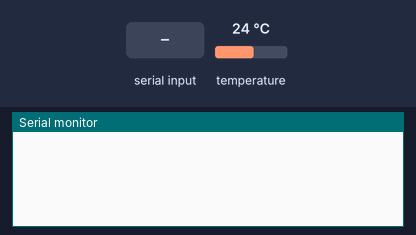
This sketch was run on a simulated Arduino Uno, built with avr-gcc and run on an emulated ATmega328P. Parts: the last lines printed to the serial monitor. Inputs (shaded band) come from the test bench; at power-on: temperature 24 °C.

Above: at 1.2 s.
1.3 s: "30,150\n" received over Serial
At 2.8 s:
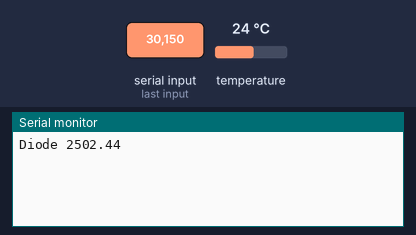
3.4 s: "2\n" received over Serial
At 5.1 s:
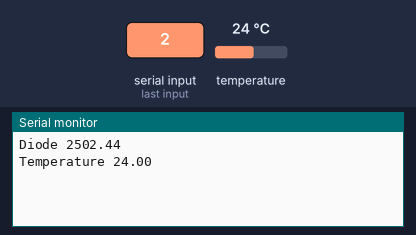

Measured:
- after the input at 1.3 s, the serial monitor: prints a new line after 0.60 s (image 1)
- after the input at 3.4 s, the serial monitor: prints a new line after 0.75 s (image 2)

The sketch:

lightsensor.ino
```cpp
#include <OneWire.h>
#include <DallasTemperature.h>

// Data wire is conntec to the Arduino digital pin 4
#define ONE_WIRE_BUS 3

int LDR = A0; // Analoger Pin als LDR Eingang
int sensorValue = 0; // Variable für den Sensorwert mit 0 als Startwert
int val=0; // for serial communication

// Setup a oneWire instance to communicate with any OneWire devices
OneWire oneWire(ONE_WIRE_BUS);
// Pass our oneWire reference to Dallas Temperature sensor
DallasTemperature sensors(&oneWire);


void setup(){
  Serial.begin(9600);
  // Start up the library
  sensors.begin();
}

void sendDiodeValue(){
  sensorValue =analogRead(LDR); //
  float voltage = sensorValue * (5000.0 / 1023.0);
  Serial.print("Diode ");
  Serial.println(voltage); //Ausgabe am Serial-Monitor.
}

void sendTempValue(){
  // Call sensors.requestTemperatures() to issue a global temperature and Requests to all devices on the bus
  sensors.requestTemperatures();

  Serial.print("Temperature ");
  // Why "byIndex"? You can have more than one IC on the same bus. 0 refers to the first IC on the wire
  Serial.println(sensors.getTempCByIndex(0));
}

void loop(){
  // check if new messages are incoming
  if (1 && Serial.available() > 0){
      //digitalWrite(LED_BUILTIN, HIGH);
      int val = char(Serial.read()) - '0';
      if (val == 1){
        sendDiodeValue();
      }
      else if (val == 2){
        sendTempValue();
      }
      delay(200);
  }
}
```
